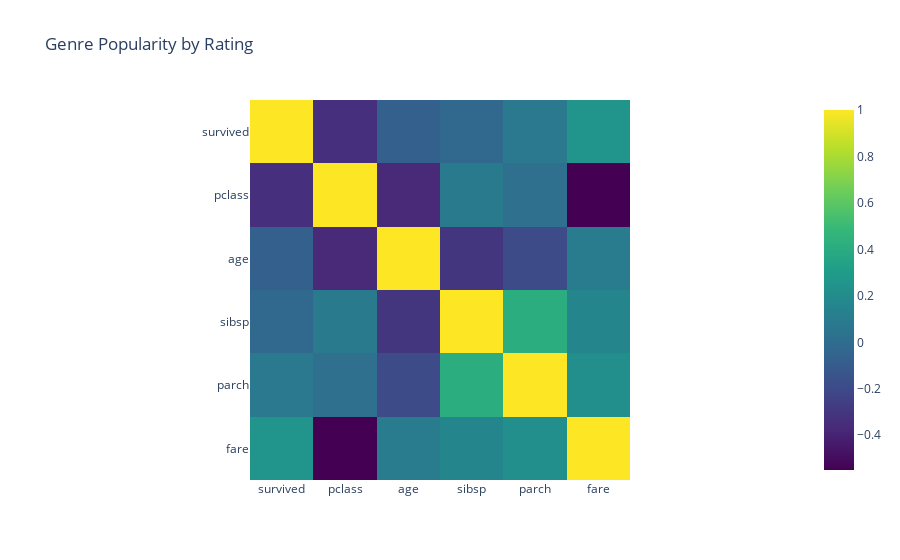

Notebook code cell kept with this figure:
### Code cell
# ваш код тут
titanic_numeric = titanic.select_dtypes(include=[np.number])
fig = px.imshow(titanic_numeric.corr(), title='Genre Popularity by Rating', color_continuous_scale='Viridis')
fig.show()

### Figure 1 — Plotly figure (JSON) as saved in the notebook; plotly's stock layout.template omitted (floating-point values rounded to 4 significant figures)
{"data": [{"coloraxis": "coloraxis", "hovertemplate": "x: %{x}<br>y: %{y}<br>color: %{z}<extra></extra>", "name": "0", "type": "heatmap", "x": ["survived", "pclass", "age", "sibsp", "parch", "fare"], "xaxis": "x", "y": ["survived", "pclass", "age", "sibsp", "parch", "fare"], "yaxis": "y", "z": [[1.0, -0.3385, -0.07722, -0.03532, 0.08163, 0.2573], [-0.3385, 1.0, -0.3692, 0.08308, 0.01844, -0.5495], [-0.07722, -0.3692, 1.0, -0.3082, -0.1891, 0.09607], [-0.03532, 0.08308, -0.3082, 1.0, 0.4148, 0.1597], [0.08163, 0.01844, -0.1891, 0.4148, 1.0, 0.2162], [0.2573, -0.5495, 0.09607, 0.1597, 0.2162, 1.0]]}], "layout": {"coloraxis": {"colorscale": [[0, "#440154"], [0.1111, "#482878"], [0.2222, "#3e4989"], [0.3333, "#31688e"], [0.4444, "#26828e"], [0.5556, "#1f9e89"], [0.6667, "#35b779"], [0.7778, "#6ece58"], [0.8889, "#b5de2b"], [1, "#fde725"]]}, "title": {"text": "Genre Popularity by Rating"}, "xaxis": {"anchor": "y", "constrain": "domain", "domain": [0, 1], "scaleanchor": "y"}, "yaxis": {"anchor": "x", "autorange": "reversed", "constrain": "domain", "domain": [0, 1]}}}
